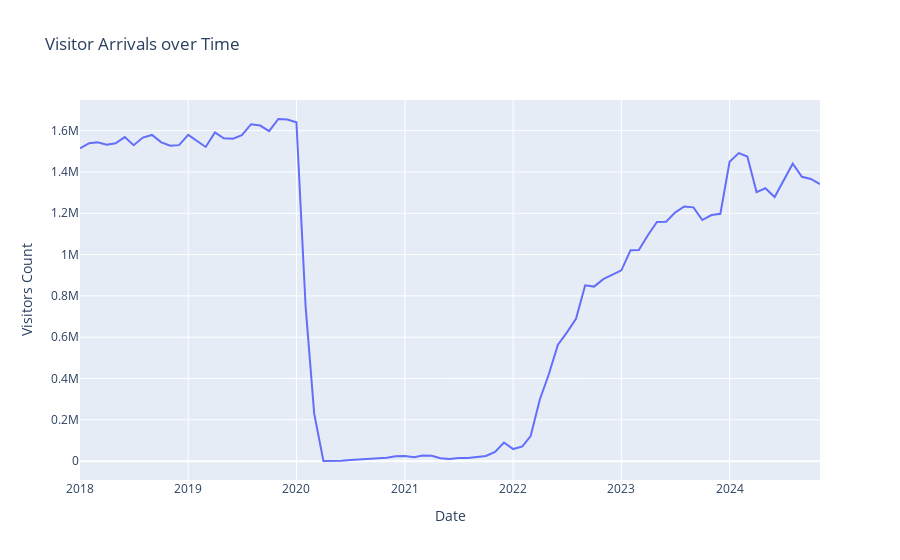

The code cell stored with this chart in its notebook:
### Markdown cell above
## EDA

### Code cell
inter_arrival_df_total = inter_arrival_df[inter_arrival_df['region'] == 'Total'].copy()
inter_arrival_df_total_ = inter_arrival_df_total.groupby('date')['visitor_arrivals'].mean().reset_index()

fig = px.line(inter_arrival_df_total_, x='date', y='visitor_arrivals', title='Visitor Arrivals over Time', labels={'date':'Date', 'visitor_arrivals': 'Visitors Count'})
fig.show()
